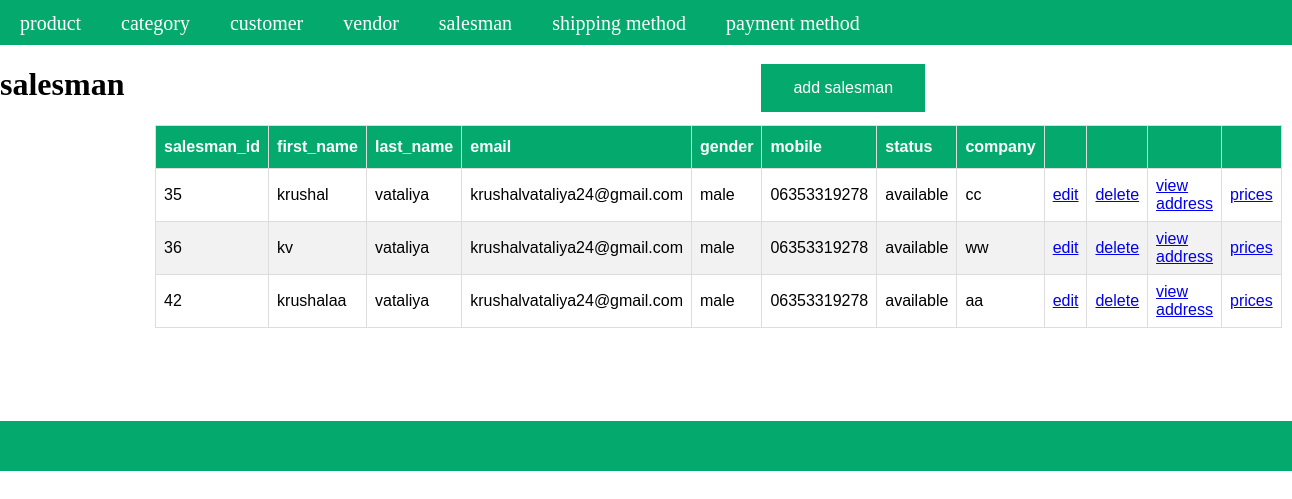
/index.php?a=grid&c=salesman, run on the app's committed database.
### tables this page shows
CREATE TABLE `salesmen` (
  `salesman_id` int(11) NOT NULL,
  `first_name` varchar(255) NOT NULL,
  `last_name` varchar(255) NOT NULL,
  `email` varchar(255) NOT NULL,
  `gender` enum('male','female') NOT NULL,
  `mobile` varchar(255) NOT NULL,
  `status` enum('available','unavailable') NOT NULL,
  `company` varchar(255) NOT NULL,
  `created_at` datetime NOT NULL DEFAULT current_timestamp(),
  `updated_at` datetime DEFAULT NULL
);

### Controller/Core/Action.php (called while the page is built, shortened)
<?php
class Controller_Core_Action
{
	public function getTemplete($templetePath)
	{
		require_once "View".DS.$templetePath;
	}
}
?>

### Controller/Salesman.php (called while the page is built, shortened)
<?php
require_once 'Controller/Core/Action.php';
class Controller_Salesman extends Controller_Core_Action
{
	protected $salesmen = null;
	protected $modelSalesman = null;
	public function gridAction()
	{
		$modelSalesman =$this->getModelSalesman();
		$salesmen =$modelSalesman->fetchAll();
		$this->getTemplete('salesman/grid.phtml');
	}
    public function getSalesmen()
    {
        return $this->salesmen;
    }
    public function setSalesmen($salesmen)
    {
        $this->salesmen = $salesmen;
        return $this;
    }
    public function getModelSalesman()
    {
        if(!$this->modelSalesman)
        {
        	$this->modelSalesman = new Model_Salesman();
        }
        return $this->modelSalesman;
    }
}
?>

### Controller/Core/Front.php (called while the page is built, shortened)
<?php
class Controller_Core_Front
{
	public function getRequest()
	{
		$request = new Model_Core_Request();
		return $request;
	}
	public function init()
	{
		$request = $this->getRequest();
		$action = $request->getActionName().'Action';
		$Controller = new $controllerClassName();
		$Controller->$action();
	}
}
?>

### index.php (called while the page is built, shortened)
<?php
require_once 'Controller/Core/Front.php';
class Ccc
{
	public static function init()
	{
		$front = new Controller_Core_Front();
		$front->init();
	}
}
Ccc::init();
?>

### Model/Core/Adapter.php (called while the page is built, shortened)
<?php
class Model_core_Adapter{
	public $servername="localhost";
	public $username="root";
	public $password="";
	public $dbname ="project-krushal-vataliya";
   public $connect = null;
	public function connect(){
      if($this->connect == null)
      {
		$this->connect = mysqli_connect($this->servername, $this->username, $this->password ,$this->dbname);
      }
      return $this->connect;
	   }
   public function fetchAll($query){
   	$connect =$this->connect();
   	$result =$connect->query($query);
   		return $result->fetch_all(MYSQLI_ASSOC);
   }
}
?>

### Model/Core/Table.php (called while the page is built, shortened)
<?php
require_once 'Model/Core/Adapter.php';
class Model_Core_Table
{
	public $tableName = null;
	public function getAdapter()
	{
		$adapter = new Model_Core_Adapter();
		return $adapter;
	}
    public function getTableName()
    {
        return $this->tableName;
    }
    public function setTableName($tableName)
    {
        $this->tableName = $tableName;
        return $this;
    }
    public function fetchAll($query = null)
	{
		$tableName = $this->getTableName();
		$adapter = $this->getAdapter();
		if($query == null)
		{
		$sql ="SELECT * FROM `{$tableName}`";
		$result = $adapter->fetchAll($sql);
		}
		else
		{
			$result = $adapter->fetchAll($query);
		}
		return $result;
	}
}
?>

### View/salesman/grid.phtml (the view, shortened to what this page needs)
<?php
$salesmen = $this->getSalesmen();
?>
<!DOCTYPE html>
<html>
  <head>
    <link rel="stylesheet" href="Model/Skin/css/style.css">
  </head>
  <body>
    <?php require_once "View/html/header.phtml" ?>
    <div class="flx"><div><h1>salesman</h1></div><div style="margin-left: 635px;margin-top: 15px;"><button class="button " > <a  class="add" href="http://localhost/project-krushal-vataliya/index.php?a=add&c=salesman">
    add salesman
  </a></button></div></div>
  <table id="product">
    <tr>
      <th> salesman_id</th>
      <th> first_name</th>
      <th> last_name</th>
      <th> email</th>
      <th> gender</th>
      <th> mobile</th>
      <th> status</th>
      <th> company</th>
      <th> </th>
      <th> </th>
      <th> </th>
      <th> </th>
    </tr>
    <?php
    foreach ($salesmen as $salesman): ?>
    <tr>
      <td><?php echo $salesman['salesman_id'] ?></td>
      <td><?php echo $salesman['first_name'] ?></td>
      <td><?php echo $salesman['last_name'] ?></td>
      <td><?php echo $salesman['email'] ?></td>
      <td><?php echo $salesman['gender'] ?></td>
      <td><?php echo $salesman['mobile'] ?></td>
      <td><?php echo $salesman['status'] ?></td>
      <td><?php echo $salesman['company'] ?></td>
      <td><a href="http://localhost/project-krushal-vataliya/index.php?a=edit&c=salesman&salesman_id=<?php echo $salesman['salesman_id'] ?>">edit</a></td>
      <td><a href="http://localhost/project-krushal-vataliya/index.php?a=delete&c=salesman&salesman_id=<?php echo $salesman['salesman_id'] ?>">delete<a></td>
      <td><a href="http://localhost/project-krushal-vataliya/index.php?a=grid&c=salesman_address&salesman_id=<?php echo $salesman['salesman_id'] ?>">view address<a></td>
      <td><a href="http://localhost/project-krushal-vataliya/index.php?a=grid&c=salesman_price&salesman_id=<?php echo $salesman['salesman_id'] ?>">prices<a></td>
    </tr>
    <?php endforeach; ?>
  </table>
</body>
<?php require_once "View/html/footer.phtml" ?>
</html>

### Model/Skin/css/style.css (style rules this page uses)
body { display: block; margin: 0px;justify-content: center; }
.flx { display: flex; }
#product { font-family: Arial, Helvetica, sans-serif; border-collapse: collapse; width: 25px; margin-left: 155px; }
#product td, #product th { border: 1px solid #ddd; padding: 8px; }
#product tr:nth-child(odd) { background-color: #f2f2f2; }
#product th { padding-top: 12px; padding-bottom: 12px; text-align: left; background-color: #04AA6D; color: white; }
.button { border: none; color: white; padding: 15px 32px; text-align: center; text-decoration: none; display: inline-block; font-size: 16px; margin: 4px 2px; cursor: pointer; background-color:#04aa6d; }
.add { text-decoration: none; color: white; }

### data on the page
salesmen: salesman_id "35", first_name "krushal", last_name "vataliya", email "krushalvataliya24@gmail.com", gender "male", mobile "06353319278", status "available", company "cc"
salesmen: salesman_id "36", first_name "kv", last_name "vataliya", email "krushalvataliya24@gmail.com", gender "male", mobile "06353319278", status "available", company "ww"
salesmen: salesman_id "42", first_name "krushalaa", last_name "vataliya", email "krushalvataliya24@gmail.com", gender "male", mobile "06353319278", status "available", company "aa"
